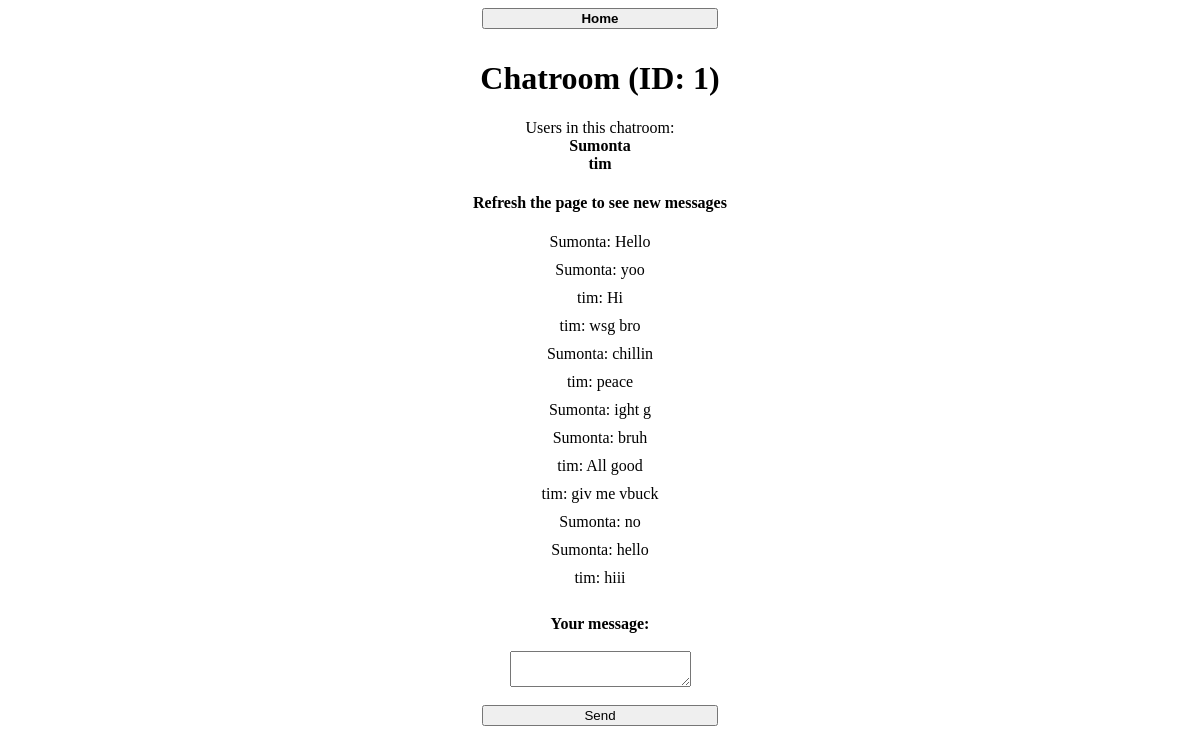
/messages.php?chatroomID=1 (signed in), run on the app's committed database.
### tables this page shows
CREATE TABLE `ChatRoom` (
  `chatRoomID` int(11) NOT NULL,
  `Username1` varchar(50) NOT NULL,
  `Username2` varchar(50) NOT NULL
);

CREATE TABLE `ChatMessage` (
  `ChatRoomID` int(11) NOT NULL,
  `SenderName` varchar(50) NOT NULL,
  `msgVal` text NOT NULL,
  `MessageTime` datetime NOT NULL
);

### messages.php (the view, shortened to what this page needs)
<?php
include 'DBConnection.php';
$chatroomID = isset($_GET['chatroomID']) ? $_GET['chatroomID'] : null;
function getChatMessage($conn, $chatroomID) {
    $messages = array();
    $query = "SELECT * FROM ChatMessage WHERE ChatRoomID = ? ORDER BY MessageTime ASC";
    $stmt = $conn->prepare($query);
    $stmt->bind_param("i", $chatroomID);
    $stmt->execute();
    $result = $stmt->get_result();
    if ($result) {
        while ($row = $result->fetch_assoc()) {
            $messages[] = $row;
        }
    }
    return $messages;
}
$messages = getChatMessage($conn, $chatroomID);
?>
<!DOCTYPE html>
<html>
<head>
  <link rel="stylesheet" href="styles.css">
</head>
<body>
<form action="landingpage.php" method="get">
    <button type = "submit" name = "home"> <b>Home </b></button></a>
</form>
<div style="text-align: center;">
<h1>Chatroom (ID: <?php echo $chatroomID; ?>)</h1>
    <p> Users in this chatroom:
    <?php
    $query = "SELECT Username1, Username2 FROM ChatRoom WHERE chatRoomID = ?";
    $stmt = $conn->prepare($query);
    $stmt->bind_param("i", $chatroomID);
    $stmt->execute();
    $result = $stmt->get_result();
    if ($result) {
        while ($row = $result->fetch_assoc()) {
            echo "<br>".'<b>'.$row['Username1'] .'</b>'."<br> " . "<b>". $row['Username2']. "</b>";
        }
    }
    ?>
    <p>
  <h4> Refresh the page to see new messages </h4>
<div id="chat-window">
    <?php foreach ($messages as $message): ?>
        <div class="messageSend">
            <span class="username"><?php echo $message['SenderName']; ?>:</span>
            <?php echo $message['msgVal']; ?>
        </div>
    <?php endforeach; ?>
</div>
<form method="post" action="">
<br> <label for="message"> <b>Your message: </b> </label> <br>
    <textarea name="message" id="message" required></textarea> <br>
    <input type="submit" value="Send">
</form>
</div>
</body>
</html>

### styles.css (style rules this page uses)
form { display: flex; flex-direction: column; align-items: center; }
input, button { width: 20%; margin-bottom: 10px; }
.messageSend { margin-bottom: 10px; }

### data on the page
chatroom: Username1 "Sumonta", Username2 "tim"
chatmessage: SenderName "Sumonta", msgVal "Hello"
chatmessage: SenderName "Sumonta", msgVal "yoo"
chatmessage: SenderName "tim", msgVal "Hi"
chatmessage: SenderName "tim", msgVal "wsg bro"
chatmessage: SenderName "Sumonta", msgVal "chillin"
chatmessage: SenderName "tim", msgVal "peace"
chatmessage: SenderName "Sumonta", msgVal "ight g"
chatmessage: SenderName "Sumonta", msgVal "bruh"
chatmessage: SenderName "tim", msgVal "All good"
chatmessage: SenderName "tim", msgVal "giv me vbuck"
chatmessage: SenderName "Sumonta", msgVal "no"
chatmessage: SenderName "Sumonta", msgVal "hello"
chatmessage: SenderName "tim", msgVal "hiii"

### other printed values
$chatroomID "1"
